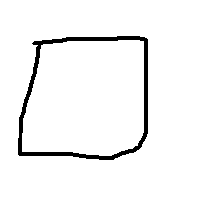
#> input picture Lab 2 - Classification Methods-20230306T142843Z-001/Lab 2 - Classification Methods/images/rectangle/rec1.png, 200 x 200 px
$ jupyter execute utils.ipynb   (shell and % lines are left out)
#> lines starting #> are read from the running program, lines starting #| are printed output that depends on the picture; after the words box and inside, x2 and y2 are one past the last pixel; in counts of white or black regions, pixels touching at a corner belong together
## Utility Functions

It is good practice to keep your utility functions (functions that perform certain operations) separate from your machine learning pipeline. This helps you:

1. Focus on each operation/functionality on its own
2. Better trace code when something breaks
3. Perform unit testing

[cell 1]
### All imports we will need
import cv2
import numpy as np
import math
import glob
import matplotlib.pyplot as plt
from mpl_toolkits.mplot3d import Axes3D

# use interactive plots

[cell 2]
#### set debug to false when imported from another

## Data Preprocessing Utilities
Functions that implement the preprocessing operations

[cell 3]
def preprocess(img):
    # Preprocess the given image img.

    # [1] TODO: Convert the image to grayscale (~1 line)
    # Hint: Check the function cvtColor in opencv.
    img = cv2.cvtColor(img, cv2.COLOR_BGR2GRAY )

    # [2] TODO: Blur the image to remove the noise (apply a 3x3 filter) (~1 line)
    # Hint: Check the function blur in opencv.
    # Hint: Pass the kernel size as an array (3, 3)
    img = cv2.blur(img,(3,3))

    # [3] TODO: Convert the grayscale image to a binary image. Apply a threshold between 50 and 255 on the blurred image.
    #       The pixels having values less than 50 will be considered 0, and 255 otherwise. (~1 line)
    # Hint: Check the function threshold in opencv.
    # Hint: Use the type cv2.THRESH_BINARY with the type parameter.
    # Hint: This function has two return parameters. You can ignore the first one, and the second is the binary image.
    # Example: _, thresholded_img = cv2.threshold(....)
    _, thresholded_img = cv2.threshold(img,50,255,cv2.THRESH_BINARY)

    return thresholded_img

[cell 4]
IN_DEBUG = True ## uncomment this line when you need to test your code, then re-comment it when done

if IN_DEBUG:
    ### test your implementation
    ######## DO NOT CHANGE THIS CODE ########
    img = cv2.imread('images/rectangle/rec1.png')
#> img is the input picture: shape (200, 200, 3); 95.4% white; 1 black region, box (x1, y1, x2, y2) and area: (18, 36, 148, 160) 1824
    thresholded_img = preprocess(img)
#> in preprocess, `img = cv2.blur(img,(3,3))`:
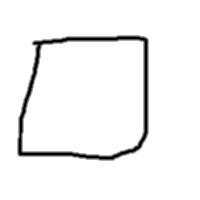
#> img: shape (200, 200); min 0, max 255, mean 243.4
#> in preprocess, `_, thresholded_img = cv2.threshold(img,50,255,cv2.THRESH_BINARY)`:
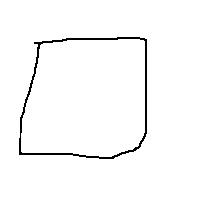
#> thresholded_img: shape (200, 200); 97.7% white; black in thin lines or dots, all inside (x1, y1, x2, y2) = (19, 37, 147, 159)
    assert np.all((thresholded_img==255) | (thresholded_img==0)), \
        'Preprocessing is incomplete: the resulting final image should be all 0 or 255'

## Feature Extraction Utilities
Functions that implement feature extractors

[cell 5]
def findContourArea(img):
    # This function finds the contours of a given image and returns it in the variable contours.
    ## understand contours:
    ### Contours can be explained simply as a curve joining all the continuous points (along the boundary), having same color or intensity.
    ### The contours are a useful tool for shape analysis and object detection and recognition.

    # NOTE: This function will not work correctly unless you preprocess the image properly as indicated.
    contours, hierarchy = cv2.findContours(img, cv2.RETR_TREE, cv2.CHAIN_APPROX_SIMPLE)
    IN_DEBUG = False

    if IN_DEBUG: ## not none
        bounding_contours = cv2.drawContours(img.copy(), contours[1], -1, (0,255,0), 3)
        cv2.imshow('Image_Rec', bounding_contours)
        cv2.waitKey(0)

    ## the function findContours returns an array of contours and their hierarchy,
    ## Contours is a Python list of all the contours in the image. Each individual contour is a Numpy array of (x,y) coordinates of boundary points of the object.
    ## the list is sorted in terms of hierarchy, this means the outmost contour is in contours[0],
    ## and their direct inner contours are in contours[1] and so on and so forth

    # [4] TODO: Find the contour area of the given image (img) (~1 line)
    # Hint: check the function contourArea in opencv.
    # Hint: think which contour should be passed as argument to the function (which contour we should calculate its area)
    area = cv2.contourArea(contours[1])

    return area, contours

[cell 6]
def findBoundingRectangleArea(img, contours):
    # This function tries to fit the minimum bounding rectangle for the given contours.

    # [5] TODO: Find the minimum bounding rectangle that can fit the given contours.
    # Hint: Check the function boundingRect in opencv
    x,y,w,h = cv2.boundingRect(contours[1])

    # TODO (Optional): You can uncomment the following lines to show or display the bounded rectangle.
    bounding_rectangle = None
    bounding_rectangle = cv2.rectangle(img.copy(), (x, y), (x + w, y + h), (0, 255, 0), 2)

    IN_DEBUG = False

    if IN_DEBUG: ## not none
        cv2.imshow('Image_Rec', bounding_rectangle)
        cv2.waitKey(0)

    # [6] TODO: Find the area of the bounding rectangle
    area = h*w
    return area, bounding_rectangle

# [4 lines of commented-out code are left out]

[cell 7]
def findBoundingCircleArea(img, contours):
    # This function tries to fit the minimum bounding circle for the given contours.

    # [7] TODO: Find the minimum enclosing circle that can fit the given contours.
    # Hint: Check the function minEnclosingCircle in opencv
    (x,y),radius = cv2.minEnclosingCircle(contours[1])
    center = (int(x),int(y))
    radius = int(radius)

    # TODO (Optional): You can uncomment the following lines to show or display the bounded circle.
    bounding_circle = None
    bounding_circle = cv2.circle(img.copy(), center, radius, (0, 255, 0), 2)

    IN_DEBUG = False

    if IN_DEBUG: ## not none
        cv2.imshow('Image_Circle', bounding_circle)
        cv2.waitKey(0)

    # [8] TODO: Find the area of the bounding circle
    area = math.pi * radius * radius
    return area, bounding_circle

# [4 lines of commented-out code are left out]

[cell 8]
def findBoundingTriangleArea(img, contours):
    # This function tries to fit the minimum bounding triangle for the given contours.

    # [9] TODO: Find the minimum enclosing triangle that can fit the given contours.
    # Hint: Check the function minEnclosingTriangle in opencv and place its output in the variable x
    area, x = cv2.minEnclosingTriangle(contours[1])

    # TODO (Optional): You can uncomment the following lines to show or display the bounded triangle.
    bounding_triangle = None
    bounding_triangle = cv2.polylines(img.copy(), np.int32([x[1]]), True, (0, 255, 0), 2)

    IN_DEBUG = False

    if IN_DEBUG: ## not none
        cv2.imshow('Image_Triangle', bounding_triangle)
        cv2.waitKey(0)

    # [10] TODO: Find the area of the bounding circle
    return area, bounding_triangle

# [4 lines of commented-out code are left out]

[cell 9]
IN_DEBUG = True ## uncomment this line when you need to test your code, then re-comment it when done

if IN_DEBUG:
    ### test your implementation
    ######## DO NOT CHANGE THIS CODE ########
    img = cv2.imread('images/rectangle/rec1.png')
    # cv2.imshow('Img', img)
    # cv2.waitKey(0)
    thresholded_img = preprocess(img) ### assuming this function is behaving correctly
    img_area, img_contours = findContourArea(thresholded_img)
#> in findContourArea, `contours, hierarchy = cv2.findContours(img, cv2.RETR_TREE, cv2.CHAIN_A..`: contours = 3 contours; box (x1, y1, x2, y2) and area: (0, 0, 200, 200) 39601, (18, 36, 148, 160) 14150, (21, 39, 145, 157) 12772
#> in findContourArea, `area = cv2.contourArea(contours[1])`: area = 14150.5
#> img_area = 14150.5; img_contours has the same summary as contours in findContourArea
    rect_area, _ = findBoundingRectangleArea(thresholded_img, img_contours)
#> in findBoundingRectangleArea, `x,y,w,h = cv2.boundingRect(contours[1])`: x = 18; y = 36; w = 130; h = 124
#> in findBoundingRectangleArea, `bounding_rectangle = cv2.rectangle(img.copy(), (x, y), (x + w, y + h),..`:
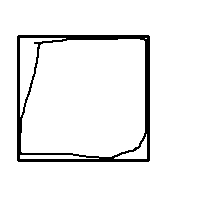
#> bounding_rectangle: shape (200, 200); 94% white; 1 black region, box (x1, y1, x2, y2) and area: (17, 35, 150, 162) 2413
#> in findBoundingRectangleArea, `area = h*w`: area = 16120
#> rect_area = 16120
    circ_area, _ = findBoundingCircleArea(thresholded_img, img_contours)
#> in findBoundingCircleArea, `(x,y),radius = cv2.minEnclosingCircle(contours[1])`: x = 82.5; y = 96.5; radius = 86.41
#> in findBoundingCircleArea, `center = (int(x),int(y))`: center = (82, 96)
#> in findBoundingCircleArea, `radius = int(radius)`: radius = 86
#> in findBoundingCircleArea, `bounding_circle = cv2.circle(img.copy(), center, radius, (0, 255, 0), 2)`:
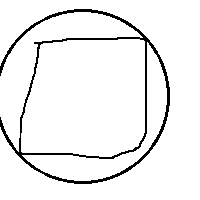
#> bounding_circle: shape (200, 200); 94.1% white; black in thin lines or dots, all inside (x1, y1, x2, y2) = (0, 9, 170, 184)
#> in findBoundingCircleArea, `area = math.pi * radius * radius`: area = 23235.2
#> circ_area = 23235.2
    tri_area, _ = findBoundingTriangleArea(thresholded_img, img_contours)
#> in findBoundingTriangleArea, `area, x = cv2.minEnclosingTriangle(contours[1])`: area = 25933.5; x = [[-79, 150.1], [147, 161.4], [147, -68.1]]
#> in findBoundingTriangleArea, `bounding_triangle = cv2.polylines(img.copy(), np.int32([x[1]]), True, ..`: bounding_triangle: shape (200, 200); 97.7% white; black in thin lines or dots, all inside (x1, y1, x2, y2) = (19, 37, 149, 163)
#> tri_area = 25933.5


    assert round(img_area, 2)==14150.5,\
        f'findContourArea() is incorrect, expected {14150.5} found {area}'
    assert round(rect_area, 2)==16120.0, \
        f'findBoundingRectangleArea() is incorrect, expected {16120.0} found {area}'
    assert round(circ_area, 2)==23235.22, \
        f'findBoundingCircleArea() is incorrect, expected {23235.22} found {area}'
    assert round(tri_area,2)==25933.5, \
        f'findBoundingTriangleArea() is incorrect, expected {25933.5} found {area}'

[cell 10]
def extract_features(img, class_number=None):
    # Given an image img, extract the following features.
    # 1. The ratio between the figure area and the minimum enclosing rectangle.
    # 2. The ratio between the figure area and the minimum enclosing circle.
    # 3. The ratio between the figure area and the minimum enclosing triangle.

    area, contours = findContourArea(img)
    area1, _ = findBoundingRectangleArea(img, contours)
    area2, _ = findBoundingCircleArea(img, contours)
    area3, _ = findBoundingTriangleArea(img, contours)

    ratio1 = area / area1
    ratio2 = area / area2
    ratio3 = area / area3

    features = []
    # [11] TODO: Extract the features and append the class_number (if given) in the beginning of each feature vector.
    features.append(class_number)
    features.append(ratio1)
    features.append(ratio2)
    features.append(ratio3)
    return features

[cell 11]
IN_DEBUG = True ## uncomment this line when you need to test your code, then re-comment it when done

if IN_DEBUG:
    ### test your implementation
    ######## DO NOT CHANGE THIS CODE ########
    expected_features = np.array([1.0, 0.88, 0.61, 0.55])
    results = np.array(extract_features(thresholded_img, 1))
#> in extract_features, `area, contours = findContourArea(img)`: area = 14150.5
#> in extract_features, `area1, _ = findBoundingRectangleArea(img, contours)`: area1 = 16120
#> in extract_features, `area2, _ = findBoundingCircleArea(img, contours)`: area2 = 23235.2
#> in extract_features, `area3, _ = findBoundingTriangleArea(img, contours)`: area3 = 25933.5
#> in extract_features, `ratio1 = area / area1`: ratio1 = 0.878
#> in extract_features, `ratio2 = area / area2`: ratio2 = 0.609
#> in extract_features, `ratio3 = area / area3`: ratio3 = 0.546
#> results = [1, 0.878, 0.609, 0.546]
    results = np.round(results, 2)
#> results = [1, 0.88, 0.61, 0.55]
    assert np.all(results == expected_features), \
        f'extract_features() is incorrect'

## Data Plotting Utilities
Functions that implement 3D plots to visualize data

[cell 12]
def plot(x, y, z, title='', xlabel='', ylabel='', zlabel='', color_style_str='', label_str='', figure=None, axis=None):
    # [12] TODO: Add title, x_label, y_label, z_label to axis (~4 lines)
    axis.set_title(title)
    axis.set_xlabel(xlabel)
    axis.set_ylabel(ylabel)
    axis.set_zlabel(zlabel)

    # [13] TODO: Scatter plot of data points with coordinates (x, y, z) with the corresponding color and label (~1 line)
    axis.scatter(x, y, z, c = color_style_str, label = label_str)

    handles, labels = axis.get_legend_handles_labels()

    unique = list(set(labels))
    handles = [handles[labels.index(u)] for u in unique]
    labels = [labels[labels.index(u)] for u in unique]

    axis.legend(handles, labels)

    figure.canvas.draw()

[cell 13]
# IN_DEBUG = True ## uncomment this line when you need to test your code, then re-comment it when done

if IN_DEBUG:
    ### test your implementation
    ######## DO NOT CHANGE THIS CODE ########
    np.random.seed(0)
    x = np.random.randint(10, size=8)
    y = np.random.randint(15, size=8)
    z = np.random.randint(20, size=8)
    fig = plt.figure()
    ax = fig.add_subplot(111, projection='3d')
    plot(x, y, z, title='Random Data',
               xlabel='Feature x.', ylabel='Feature y', zlabel='Feature z.', color_style_str='g',
               label_str="Data Points",
               figure=fig, axis=ax)
    #plt.show()
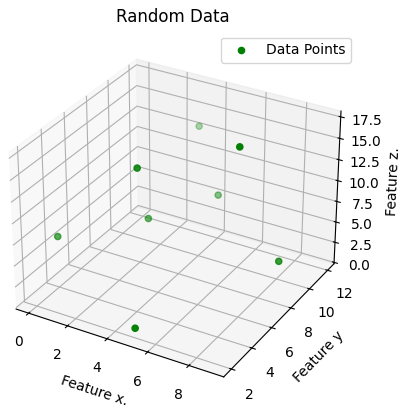
#> figure drawn by matplotlib, 1 panel
